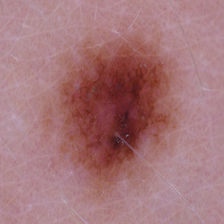
%> input picture Data/test/005.jpg, 224 x 224 px
$ octave --eval "result = imColorSep(imread('../../Data/test/005.jpg'));"   (GNU Octave 9; MATLAB toolbox functions it lacks are replaced by stand-ins)
%> lines starting %> are read from the running program, lines starting %| are printed output that depends on the picture
function fig = imColorSep(A)
% IMCOLORSEP    Displays the RGB decomposition of a full-color image
%
% Syntax:       fig = imColorSep(A);
%
% Example:      A = imread('peppers.png');
%               fig = imColorSep(A);
%
%
% Written by:   Rick Rosson, 2007 December 26
%
% Revised:      Rick Rosson, 2008 January 2
%
% Copyright (c) 2007-08 Richard D. Rosson.  All rights reserved.
%
%
    % Number of gray scale values:
    N = 256;

    % Make sure data type of image array is 'uint8':
    A = im2uint8(A);
%> A is the input picture: size 224x224x3 uint8; mean R, G, B 165, 118.2, 122.1
    % Create figure window:
    fig = figure;

    % Display full color image:
    subplot(2, 2, 1);
    imshow(A);
    title('Full Color');
    % Cell array of color names:
    ColorList = { 'Red' 'Green' 'Blue' };

    % Gray-scale column vector:         %   range [ 0 .. 1 ]
    gr = 0:1 / (N-1):1;                   %   increment 1/(N-1)


    % Display each of the three color components:

    for k = 1:3

        % color map:
        cMap = zeros(N,3);
        cMap(:, k) = gr;

        % Display monochromatic image:
        subplot(2, 2, k+1);
        imshow(ind2rgb(A(:, :, k), cMap));
        title(ColorList{k});

    end
%> this loop made 3 passes
%> pass 1, in imColorSep, `imshow(ind2rgb(A(:, :, k), cMap));`:
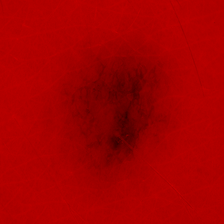
%> displayed picture: size 224x224x3, on the screen's scale of 0 to 255; mean R, G, B 165, 0, 0
%> pass 2, in imColorSep, `imshow(ind2rgb(A(:, :, k), cMap));`:
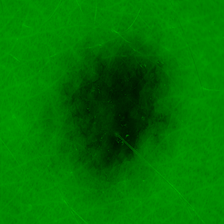
%> displayed picture: size 224x224x3, on the screen's scale of 0 to 255; mean R, G, B 0, 118.2, 0
%> after the loop, cMap = 256 rows, first 12: [0 0 0; 0 0 0.00392; 0 0 0.00784; 0 0 0.0118; 0 0 0.0157; 0 0 0.0196; 0 0 0.0235; 0 0 0.0275; 0 0 0.0314; 0 0 0.0353; 0 0 0.0392; 0 0 0.0431]
%> `result = imColorSep(imread('../../Data/test/005.jpg'));`:
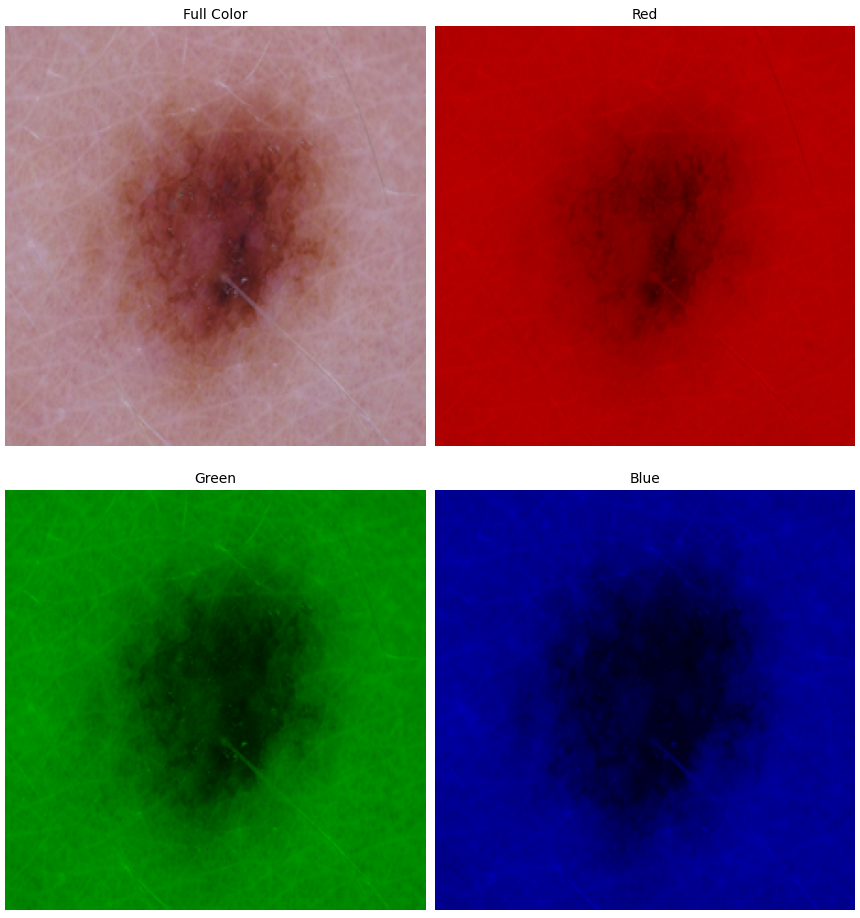
%> figure redrawn from the program's plot data, 4 panels
end

$ run again, on Data/test/007.jpg
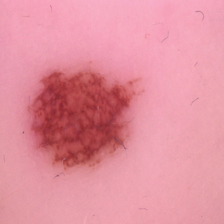
%> input picture Data/test/007.jpg, 224 x 224 px
%> in imColorSep, A is the input picture: size 224x224x3 uint8; mean R, G, B 226.3, 144.5, 158.7
%> the loop in imColorSep, `for k = 1:3` made 3 passes
%> pass 2, in imColorSep, `imshow(ind2rgb(A(:, :, k), cMap));`:
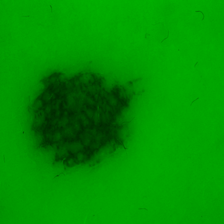
%> displayed picture: size 224x224x3, on the screen's scale of 0 to 255; mean R, G, B 0, 144.5, 0
%> after the loop in imColorSep, `for k = 1:3`: cMap = 256 rows, first 12: [0 0 0; 0 0 0.00392; 0 0 0.00784; 0 0 0.0118; 0 0 0.0157; 0 0 0.0196; 0 0 0.0235; 0 0 0.0275; 0 0 0.0314; 0 0 0.0353; 0 0 0.0392; 0 0 0.0431]
%> `result = imColorSep(imread('../../Data/test/005.jpg'));`:
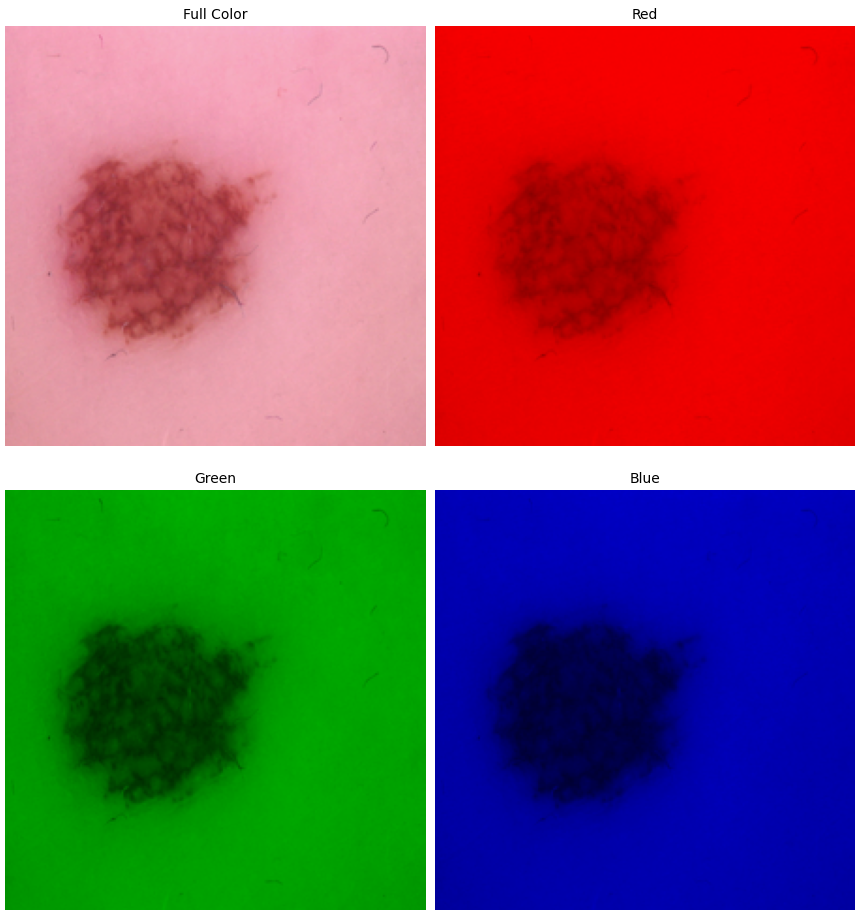
%> figure redrawn from the program's plot data, 4 panels

$ run again, on Data/test/011.jpg
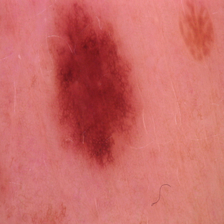
%> input picture Data/test/011.jpg, 224 x 224 px
%> in imColorSep, A is the input picture: size 224x224x3 uint8; mean R, G, B 203.8, 106.7, 103.1
%> the loop in imColorSep, `for k = 1:3` made 3 passes
%> pass 2, in imColorSep, `imshow(ind2rgb(A(:, :, k), cMap));`:
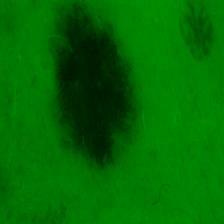
%> displayed picture: size 224x224x3, on the screen's scale of 0 to 255; mean R, G, B 0, 106.7, 0
%> after the loop in imColorSep, `for k = 1:3`: cMap = 256 rows, first 12: [0 0 0; 0 0 0.00392; 0 0 0.00784; 0 0 0.0118; 0 0 0.0157; 0 0 0.0196; 0 0 0.0235; 0 0 0.0275; 0 0 0.0314; 0 0 0.0353; 0 0 0.0392; 0 0 0.0431]
%> `result = imColorSep(imread('../../Data/test/005.jpg'));`:
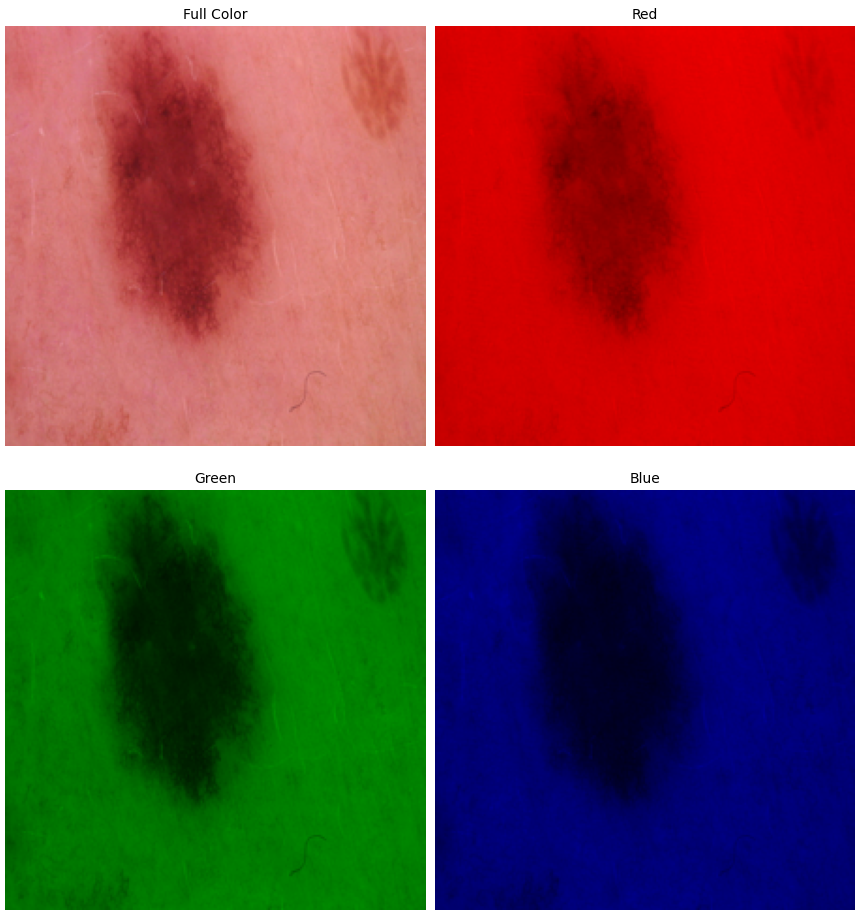
%> figure redrawn from the program's plot data, 4 panels

$ run again, on Data/test/016.jpg
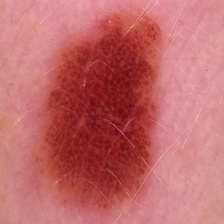
%> input picture Data/test/016.jpg, 224 x 224 px
%> in imColorSep, A is the input picture: size 224x224x3 uint8; mean R, G, B 193.5, 104.9, 106.6
%> the loop in imColorSep, `for k = 1:3` made 3 passes
%> pass 2, in imColorSep, `imshow(ind2rgb(A(:, :, k), cMap));`:
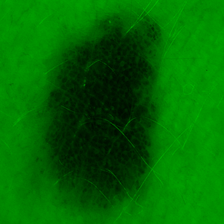
%> displayed picture: size 224x224x3, on the screen's scale of 0 to 255; mean R, G, B 0, 104.9, 0
%> after the loop in imColorSep, `for k = 1:3`: cMap = 256 rows, first 12: [0 0 0; 0 0 0.00392; 0 0 0.00784; 0 0 0.0118; 0 0 0.0157; 0 0 0.0196; 0 0 0.0235; 0 0 0.0275; 0 0 0.0314; 0 0 0.0353; 0 0 0.0392; 0 0 0.0431]
%> `result = imColorSep(imread('../../Data/test/005.jpg'));`:
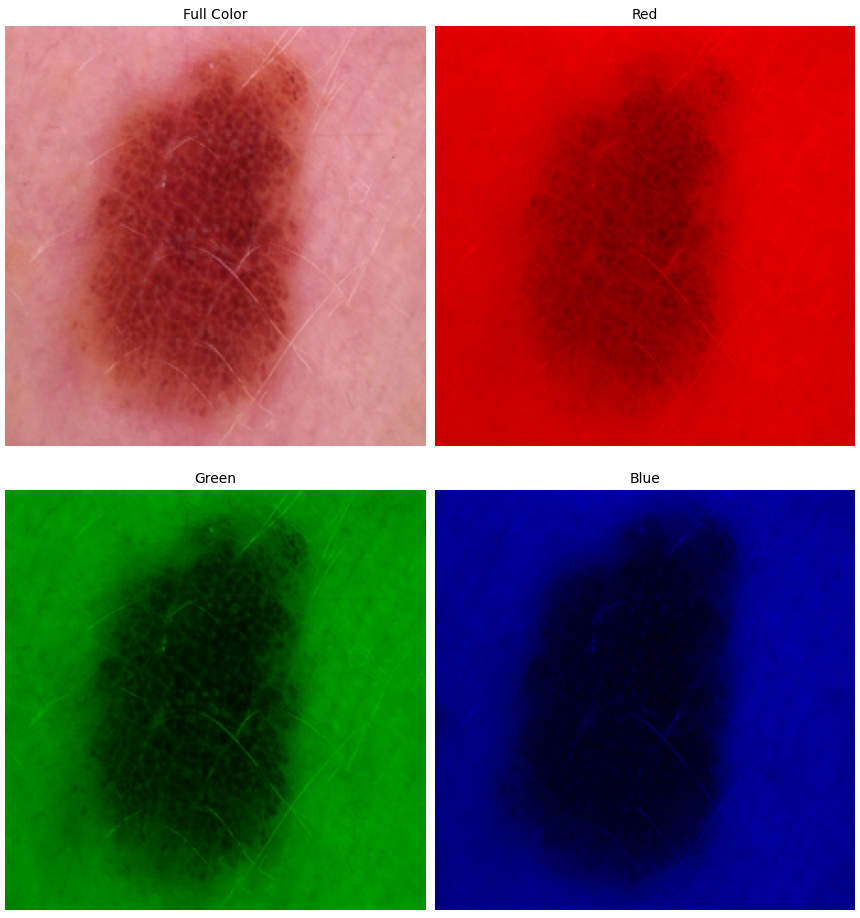
%> figure redrawn from the program's plot data, 4 panels
